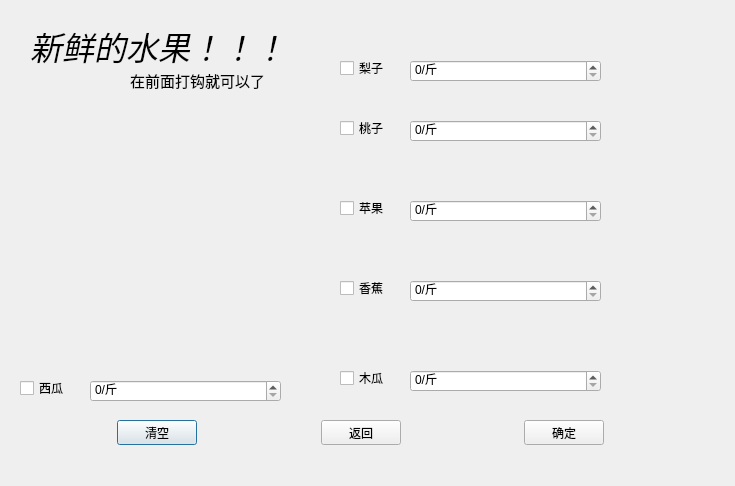
<?xml version="1.0" encoding="UTF-8"?>
<ui version="4.0">
 <class>FruitDialog</class>
 <widget class="QDialog" name="FruitDialog">
  <property name="geometry">
   <rect>
    <x>0</x>
    <y>0</y>
    <width>735</width>
    <height>486</height>
   </rect>
  </property>
  <property name="windowTitle">
   <string>Dialog</string>
  </property>
  <widget class="QLabel" name="label">
   <property name="geometry">
    <rect>
     <x>30</x>
     <y>20</y>
     <width>281</width>
     <height>51</height>
    </rect>
   </property>
   <property name="font">
    <font>
     <family>隶书</family>
     <pointsize>24</pointsize>
     <weight>50</weight>
     <italic>true</italic>
     <bold>false</bold>
    </font>
   </property>
   <property name="text">
    <string>新鲜的水果！！！</string>
   </property>
  </widget>
  <widget class="QLabel" name="label_2">
   <property name="geometry">
    <rect>
     <x>130</x>
     <y>70</y>
     <width>221</width>
     <height>21</height>
    </rect>
   </property>
   <property name="font">
    <font>
     <family>楷体</family>
     <pointsize>11</pointsize>
    </font>
   </property>
   <property name="text">
    <string>在前面打钩就可以了</string>
   </property>
  </widget>
  <widget class="QWidget" name="layoutWidget">
   <property name="geometry">
    <rect>
     <x>0</x>
     <y>420</y>
     <width>721</width>
     <height>25</height>
    </rect>
   </property>
   <layout class="QHBoxLayout" name="horizontalLayout">
    <item>
     <spacer name="horizontalSpacer">
      <property name="orientation">
       <enum>Qt::Horizontal</enum>
      </property>
      <property name="sizeHint" stdset="0">
       <size>
        <width>40</width>
        <height>20</height>
       </size>
      </property>
     </spacer>
    </item>
    <item>
     <widget class="QPushButton" name="clearPushButton">
      <property name="text">
       <string>清空</string>
      </property>
     </widget>
    </item>
    <item>
     <spacer name="horizontalSpacer_2">
      <property name="orientation">
       <enum>Qt::Horizontal</enum>
      </property>
      <property name="sizeHint" stdset="0">
       <size>
        <width>40</width>
        <height>20</height>
       </size>
      </property>
     </spacer>
    </item>
    <item>
     <widget class="QPushButton" name="returnPushButton">
      <property name="text">
       <string>返回</string>
      </property>
     </widget>
    </item>
    <item>
     <spacer name="horizontalSpacer_3">
      <property name="orientation">
       <enum>Qt::Horizontal</enum>
      </property>
      <property name="sizeHint" stdset="0">
       <size>
        <width>40</width>
        <height>20</height>
       </size>
      </property>
     </spacer>
    </item>
    <item>
     <widget class="QPushButton" name="payPushButton">
      <property name="text">
       <string>确定</string>
      </property>
     </widget>
    </item>
    <item>
     <spacer name="horizontalSpacer_4">
      <property name="orientation">
       <enum>Qt::Horizontal</enum>
      </property>
      <property name="sizeHint" stdset="0">
       <size>
        <width>40</width>
        <height>20</height>
       </size>
      </property>
     </spacer>
    </item>
   </layout>
  </widget>
  <widget class="QSpinBox" name="appleSpinBox">
   <property name="geometry">
    <rect>
     <x>410</x>
     <y>200</y>
     <width>191</width>
     <height>22</height>
    </rect>
   </property>
   <property name="suffix">
    <string>/斤</string>
   </property>
  </widget>
  <widget class="QSpinBox" name="bananaSpinBox">
   <property name="geometry">
    <rect>
     <x>410</x>
     <y>280</y>
     <width>191</width>
     <height>22</height>
    </rect>
   </property>
   <property name="suffix">
    <string>/斤</string>
   </property>
  </widget>
  <widget class="QSpinBox" name="waterSpinBox">
   <property name="geometry">
    <rect>
     <x>90</x>
     <y>380</y>
     <width>191</width>
     <height>22</height>
    </rect>
   </property>
   <property name="suffix">
    <string>/斤</string>
   </property>
  </widget>
  <widget class="QSpinBox" name="pearSpinBox">
   <property name="geometry">
    <rect>
     <x>410</x>
     <y>60</y>
     <width>191</width>
     <height>22</height>
    </rect>
   </property>
   <property name="suffix">
    <string>/斤</string>
   </property>
  </widget>
  <widget class="QCheckBox" name="papayaCheckBox_2">
   <property name="geometry">
    <rect>
     <x>790</x>
     <y>340</y>
     <width>47</width>
     <height>16</height>
    </rect>
   </property>
   <property name="text">
    <string>木瓜</string>
   </property>
  </widget>
  <widget class="QSpinBox" name="muguaSpinBox">
   <property name="geometry">
    <rect>
     <x>410</x>
     <y>370</y>
     <width>191</width>
     <height>22</height>
    </rect>
   </property>
   <property name="suffix">
    <string>/斤</string>
   </property>
  </widget>
  <widget class="QCheckBox" name="papayaCheckBox_3">
   <property name="geometry">
    <rect>
     <x>810</x>
     <y>350</y>
     <width>47</width>
     <height>16</height>
    </rect>
   </property>
   <property name="text">
    <string>木瓜</string>
   </property>
  </widget>
  <widget class="QSpinBox" name="peachSpinBox">
   <property name="geometry">
    <rect>
     <x>410</x>
     <y>120</y>
     <width>191</width>
     <height>22</height>
    </rect>
   </property>
   <property name="suffix">
    <string>/斤</string>
   </property>
  </widget>
  <widget class="QLabel" name="label_3">
   <property name="geometry">
    <rect>
     <x>20</x>
     <y>90</y>
     <width>271</width>
     <height>261</height>
    </rect>
   </property>
   <property name="text">
    <string/>
   </property>
   <property name="pixmap">
    <pixmap resource="picture.qrc">:/new/prefix0/resource/shuiguo.jpg</pixmap>
   </property>
   <property name="scaledContents">
    <bool>true</bool>
   </property>
  </widget>
  <widget class="QCheckBox" name="waterlemonCheckBox">
   <property name="geometry">
    <rect>
     <x>20</x>
     <y>380</y>
     <width>47</width>
     <height>16</height>
    </rect>
   </property>
   <property name="text">
    <string>西瓜</string>
   </property>
  </widget>
  <widget class="QCheckBox" name="pearCheckBox">
   <property name="geometry">
    <rect>
     <x>340</x>
     <y>60</y>
     <width>47</width>
     <height>16</height>
    </rect>
   </property>
   <property name="text">
    <string>梨子</string>
   </property>
  </widget>
  <widget class="QCheckBox" name="muguaCheckBox">
   <property name="geometry">
    <rect>
     <x>340</x>
     <y>370</y>
     <width>47</width>
     <height>16</height>
    </rect>
   </property>
   <property name="text">
    <string>木瓜</string>
   </property>
  </widget>
  <widget class="QCheckBox" name="appleCheckBox">
   <property name="geometry">
    <rect>
     <x>340</x>
     <y>200</y>
     <width>47</width>
     <height>16</height>
    </rect>
   </property>
   <property name="text">
    <string>苹果</string>
   </property>
  </widget>
  <widget class="QCheckBox" name="banalaCheckBox">
   <property name="geometry">
    <rect>
     <x>340</x>
     <y>280</y>
     <width>47</width>
     <height>16</height>
    </rect>
   </property>
   <property name="text">
    <string>香蕉</string>
   </property>
  </widget>
  <widget class="QCheckBox" name="peachCheckBox">
   <property name="geometry">
    <rect>
     <x>340</x>
     <y>120</y>
     <width>47</width>
     <height>16</height>
    </rect>
   </property>
   <property name="text">
    <string>桃子</string>
   </property>
  </widget>
  <zorder>label</zorder>
  <zorder>label_2</zorder>
  <zorder>layoutWidget</zorder>
  <zorder>layoutWidget</zorder>
  <zorder>clearPushButton</zorder>
  <zorder>returnPushButton</zorder>
  <zorder>appleSpinBox</zorder>
  <zorder>bananaSpinBox</zorder>
  <zorder>waterSpinBox</zorder>
  <zorder>pearSpinBox</zorder>
  <zorder>papayaCheckBox_2</zorder>
  <zorder>muguaSpinBox</zorder>
  <zorder>papayaCheckBox_3</zorder>
  <zorder>peachSpinBox</zorder>
  <zorder>label_3</zorder>
 </widget>
 <resources>
  <include location="picture.qrc"/>
 </resources>
 <connections/>
</ui>
